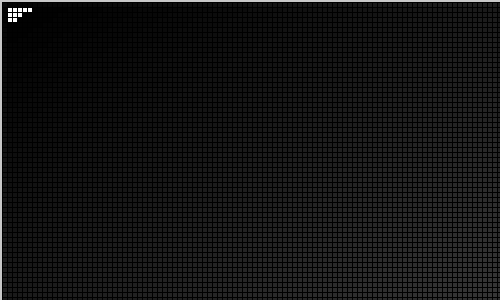
Frame 1 (no input)
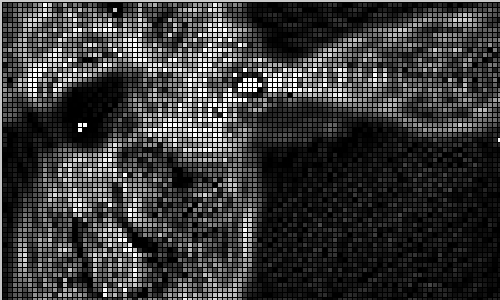
Frame 60 (the mouse pressed at the canvas centre just before this capture)
Frame 120 (the mouse held since frame 60 and released just before this capture): identical to frame 60, image omitted

The Processing sketch that drew these frames (run headless with seeded random() and noise(); from frame 60 on, the mouse is pressed at the canvas centre):

// Processing sketch: CA_Waves
// ── CA_Waves.pde
Cell[][] cells;
int cell_size = 5;
int row, col;

void setup()
{ 
    size(500, 300);
    row = floor(width/cell_size);
    col = floor(height/cell_size);
    reset();
} 

void reset()
{
    cells = new Cell[row][col];
    
    for (int x = 0; x < row; x++)
    {
        for (int y = 0; y < col; y++)
        {  
        Cell c = new Cell(x, y);  
        cells[x][y] = c;     
        }        
    }          

    
    for (int x = 0; x < row; x++)
    {
        for (int y = 0; y < col; y++)
        {  
        int above = y-1;    
        int below = y+1;    
        int left = x-1;      
        int right = x+1;      
        
        if (above < 0)    { above = col-1;  }  
        if (below == col) { below = 0;      }  
        if (left < 0)     { left = row-1;   }  
        if (right == row) { right = 0;      }  

        cells[x][y].addNeighbour(cells[left][above]   );  
        cells[x][y].addNeighbour(cells[left][y]       );    
        cells[x][y].addNeighbour(cells[left][below]   );  
        cells[x][y].addNeighbour(cells[x][below]      );  
        cells[x][y].addNeighbour(cells[right][below]  );  
        cells[x][y].addNeighbour(cells[right][y]      );  
        cells[x][y].addNeighbour(cells[right][above]  );  
        cells[x][y].addNeighbour(cells[x][above]      );    
        }
    }
}

void draw()
{
    background(200);
                        
    for (int x = 0; x < row; x++)
    {
        for (int y = 0; y < col; y++)
        {
        cells[x][y].calcNextState();
        }
    }
                            
    translate(cell_size/2, cell_size/2);    
                            
    for (int x = 0; x < row; x++)
    {
        for (int y = 0; y < col; y++)
        {
        cells[x][y].draw();
        }
    }
}

void mousePressed()
{
    reset();
}

void mouseMoved() {
    //restart();
    int x = floor(mouseX/cell_size);
    int y = floor(mouseY/cell_size);
    
    int above = y-1;    
    int below = y+1;    
    int left = x-1;      
    int right = x+1;      
    
    if (above < 0)    { above = col-1;  }  
    if (below == col) { below = 0;      }  
    if (left < 0)     { left = row-1;   }  
    if (right == row) { right = 0;      }  
    
    cells[x][y].current = 255;
    cells[right][y].current = 255;
    cells[left][y].current = 255;
    cells[x][below].current = 255;
    cells[x][above].current = 255;
}

class Cell
{
    float x, y;
    float current;
    float next;
    float previous = 0; 
    Cell[] neighbours;
    
    Cell(float ex, float why)
    {
        x = ex * cell_size;
        y = why * cell_size;
        next = ((x / 500) + (y / 300)) * 14;  
        current = next;
        neighbours = new Cell[0];
    }

    void addNeighbour(Cell cell)
    {
        neighbours = (Cell[])append(neighbours, cell); 
    }
    
    void calcNextState()
    {
        float total = 0;        
        for (int i=0; i < neighbours.length; i++)
        {  
            total += neighbours[i].current;    
        }

        float average = int(total/8);
                    
        if (average == 255)
        {
            next = 0;
        }
        else if (average == 0)
        {
            next = 255;
        }
        else
        {
            next = current + average;
            if (previous > 0) { next -= previous; }   
            if (next > 255) { next = 255; }
            else if (next < 0) { next = 0; }
        }
    
        previous = current;  
    }
    
    void draw() {
    current = next;
    stroke(0);
    fill(current);    
    rect(x, y, cell_size, cell_size);
    }
    

}
